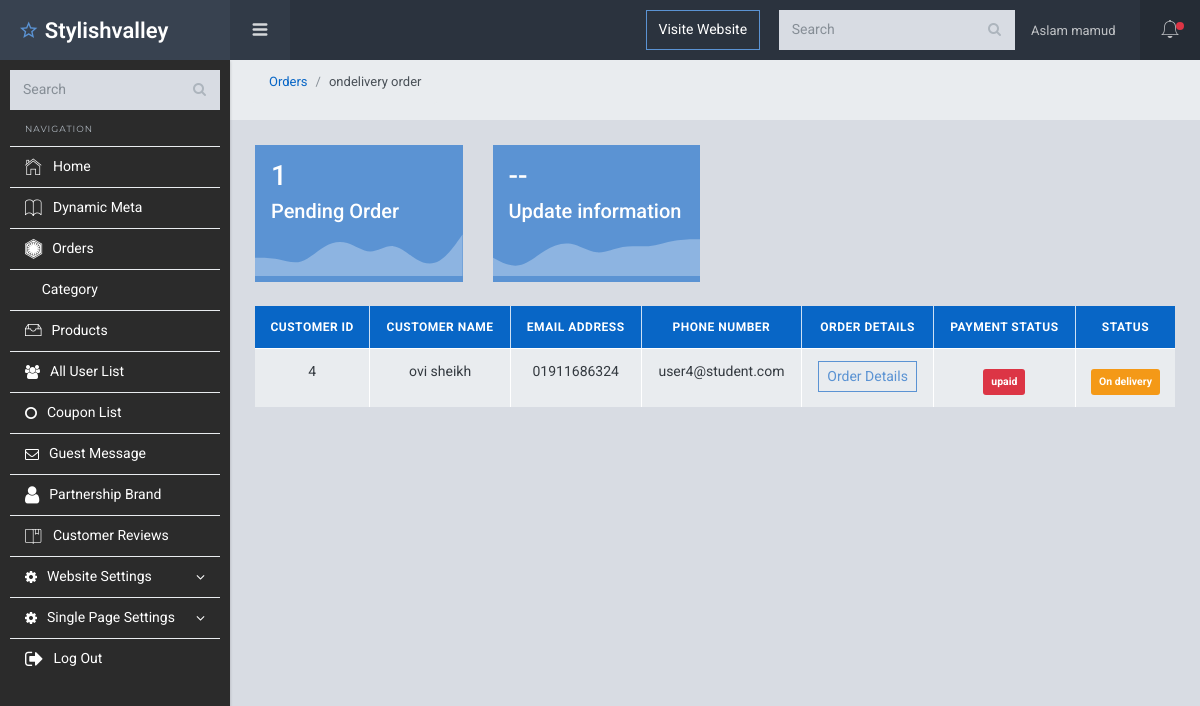
Screenshot of /ecommerce-shop/admin/ondelivery-order.php (signed in) with the database file from the repository.
### tables this page shows
CREATE TABLE `user` (
  `user_id` int(11) NOT NULL,
  `user_name` text NOT NULL,
  `user_image` varchar(100) NOT NULL DEFAULT 'default.png',
  `user_pass` text NOT NULL,
  `user_email` text NOT NULL,
  `user_email_token` text NOT NULL,
  `user_email_ver` int(11) NOT NULL,
  `user_pass_recovered` text NOT NULL,
  `user_join_date` text NOT NULL,
  `user_about` text NOT NULL,
  `user_tagline` text NOT NULL,
  `user_skill` text NOT NULL,
  `user_location` text NOT NULL,
  `user_city` text NOT NULL,
  `user_region` int(11) NOT NULL,
  `user_phone` varchar(11) NOT NULL,
  `user_phone_ver` varchar(30) NOT NULL,
  `user_type` text NOT NULL,
  `user_verified` int(11) NOT NULL,
  `user_level` int(11) NOT NULL
);

CREATE TABLE `orders` (
  `id` int(11) NOT NULL,
  `customer_id` int(10) NOT NULL,
  `coupon_id` int(11) NOT NULL,
  `order_token` varchar(20) NOT NULL,
  `order_date` date NOT NULL,
  `address` varchar(255) NOT NULL,
  `shipping_area` varchar(30) NOT NULL,
  `pmode` varchar(50) NOT NULL,
  `amount_to_pay` varchar(100) NOT NULL,
  `user_pay_status` tinyint(4) NOT NULL,
  `order_status` varchar(100) NOT NULL,
  `transaction_code` varchar(100) NOT NULL,
  `reference` varchar(100) NOT NULL
);

### ecommerce-shop/admin/nav.php (called while the page is built, shortened)
<?php
include 'left-panel.php';
include 'head-panel.php';
?>

### ecommerce-shop/connection.inc.php (called while the page is built, shortened)
<?php
$servername = "localhost";
$username = "stylishvalley_admin";
$password = "lpGMvuyqF5ME";
$dbname = "stylishvalley_db";
$con = mysqli_connect($servername, $username, $password, $dbname);
if(isset($_SESSION['eb_lgn']) AND $_SESSION['eb_lgn'] == true){
		$eb_user_id =  $_SESSION['eb_usr_id'];
		$sql = "SELECT * FROM user WHERE user_id = '$eb_user_id'";
		$result = mysqli_query($con,$sql);
		$data = mysqli_fetch_assoc($result);
		$count = mysqli_num_rows($result);
		if($count>0){
			$eb_user_name = $data['user_name'];
		}
	}
?>

### ecommerce-shop/admin/ondelivery-order.php (the view, shortened to what this page needs)
<?php
include 'header.php';
$select_query = "SELECT * FROM orders WHERE order_status = 'On delivery'";
$select_ondelivery_order_info = mysqli_query($con, $select_query);
?>
    <div class="sl-mainpanel">
      <nav class="breadcrumb sl-breadcrumb" aria-label="breadcrumb">
        <ol class="breadcrumb">
          <li class="breadcrumb-item"><a href="orders">Orders</a></li>
          <li class="breadcrumb-item active" aria-current="page">ondelivery order</li>
        </ol>
      </nav>
      <div class="col-lg-12 sl-pagebody m-auto">
        <table class="table table-bordered text-center">
          <div class="row gutters-10">
            <div class="col-md-3">
                <div class="bg-info text-white rounded-lg mb-4 overflow-hidden">
                  <div class="px-3 pt-3">
                    <div class="h3 fw-700"><?= $select_ondelivery_order_info->num_rows ?></div>
                    <div class="h5 opacity-50">Pending Order</div>
                  </div>
                </div>
            </div>
            <div class="col-md-3">
                <div class="bg-info text-white rounded-lg mb-4 overflow-hidden">
                    <div class="px-3 pt-3">
                        <div class="h3 fw-700"> -- </div>
                        <div class="h5 opacity-50">Update information</div>
                    </div>
                </div>
            </div>
          </div>
            <thead class="bg-primary">
                <tr>
                    <th class="text-center" scope="row">Customer ID</th>
                    <th class="text-center" scope="row">Customer Name</th>
                    <th class="text-center" scope="col">Email Address</th>
                    <th class="text-center" scope="col">Phone Number</th>
                    <th class="text-center" scope="col">Order Details</th>
                    <th class="text-center" scope="col">Payment Status</th>
                    <th class="text-center" scope="col">Status</th>
                </tr>
            </thead>
            <tbody>
                <?php
                  foreach($select_ondelivery_order_info as $order_info){
                      $customer_id = $order_info['customer_id'];
                      $query_customer = "SELECT * FROM `user` WHERE `user_id` = '$customer_id'";
                      $result_customer = mysqli_query($con,$query_customer);
                      $customer = mysqli_fetch_assoc($result_customer);
                      $cus_name = $customer['user_name'];
                      $cus_phone = $customer['user_phone'];
                      $cus_email = $customer['user_email'];
                    ?>
                      <tr>
                        <td id ="customer_id" class="text-dark"><?=$order_info['customer_id']?></td>
                        <td scope="row" class="text-dark"><?=$cus_name?></td>
                        <td class="text-dark"><?=$cus_phone?></td>
                        <td class="text-dark"><?=$cus_email?></td>
                        <td>
                          <a name="id" class="btn btn-sm btn-outline-info" href="order-details?id=<?=$order_info['id']?>">Order Details</a>
                        </td>
                        <td>
                          <?php
                            if($order_info['user_pay_status'] == 0){
                              echo '<a class="badge badge-danger p-2 mt-2" href="#">upaid</a>
                          </td>
                            ';
                          }
                          else{
                          echo '<a class="badge badge-success p-2 mt-2" href="#">paid</a>
                          </td>
                              ';
                            }
                          ?>
                        <td>
                            <?php
                              if($order_info['order_status'] === "Pending"){
                                echo '<a class="badge badge-danger p-2 mt-2" href="#"> Pending </a>';
                              }
                              elseif($order_info['order_status'] === "On delivery")
                                {
                                echo '<a class="badge badge-warning text-white p-2 mt-2" href="#"> On delivery </a>';
                              }
                              elseif($order_info['order_status'] === "Delivered")
                                {
                                echo '<a class="badge badge-success p-2 mt-2"> Delivered </a>';
                              }elseif($order_info['order_status'] === "Canceled")
                                {
                                echo '<a class="badge badge-danger text-white p-2 mt-2"> Canceled </a>';
                              }
                            ?>
                        </td>
                      </tr>
                    <?php
                  }
                ?>
            </tbody>
        </table>
      </div>
    </div>
<?php
include 'footer.php';
?>

### ecommerce-shop/admin/head-panel.php (shortened to what this page needs)
 <div class="sl-header">
   <div class="sl-header-left">
     <div class="navicon-left hidden-md-down"><a id="btnLeftMenu" href=""><i class="icon ion-navicon-round"></i></a></div>
   </div>
   <div class="row ml-auto">
     <div class="col-lg-4">
         <div class="visit-website">
             <a class="btn btn-outline-info text-white" href="/" target="_blank">Visite Website</a>
         </div>
     </div>
     <div class="col-lg-8">
       <div class="input-group input-group-search">
         <input type="search" name="search" class="form-control" placeholder="Search">
           <span class="input-group-btn">
             <button class="btn"><i class="fa fa-search"></i></button>
           </span>
       </div>
     </div>
   </div>
   <div class="sl-header-right">
<?php if(isset($_SESSION['eb_lgn']) AND $_SESSION['eb_lgn'] == true){
   echo
         '<nav class="nav">
           <div class="dropdown">
             <a href="" class="nav-link nav-link-profile" data-toggle="dropdown">
               <span class="logged-name">'.$eb_user_name.'</span>
               <img src="../img/img3.jpg" class="wd-32 rounded-circle" alt="">
             </a>
             <div class="dropdown-menu dropdown-menu-header wd-200">
               <ul class="list-unstyled user-profile-nav">
                 <li><a href=""><i class="icon ion-ios-person-outline"></i> Edit Profile</a></li>
                 <li><a href=""><i class="icon ion-ios-gear-outline"></i> Settings</a></li>
                 <li><a href=""><i class="icon ion-ios-download-outline"></i> Downloads</a></li>
                 <li><a href="logout.php"><i class="icon ion-power"></i> Sign Out</a></li>
               </ul>
             </div>
           </div>
         </nav>';
     }else {
     }
   ?>
     <div class="navicon-right">
       <a id="btnRightMenu" href="" class="pos-relative">
         <i class="icon ion-ios-bell-outline"></i>
         <span class="square-8 bg-danger"></span>
       </a>
     </div>
   </div>
 </div>

### rows the page displays
user: user_name "Aslam mamud"
orders: customer "4", user.user_name "ovi sheikh", user.user_phone "01911686324", user.user_email "user4@student.com", user_pay_status "upaid", order_status "On delivery"

### other values shown
$select_ondelivery_order_info->num_rows "1"
